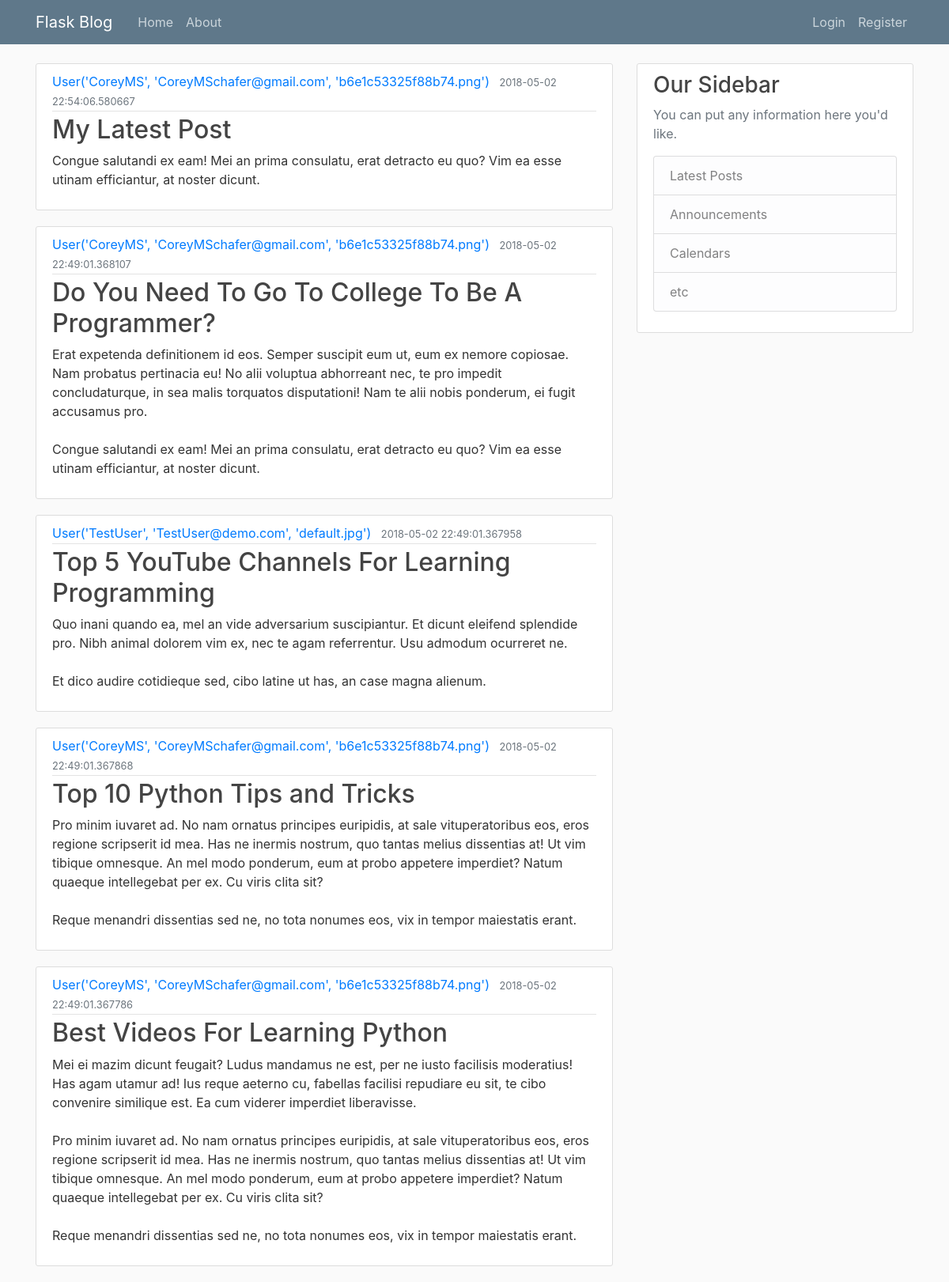
Page /home on the earlier database version.
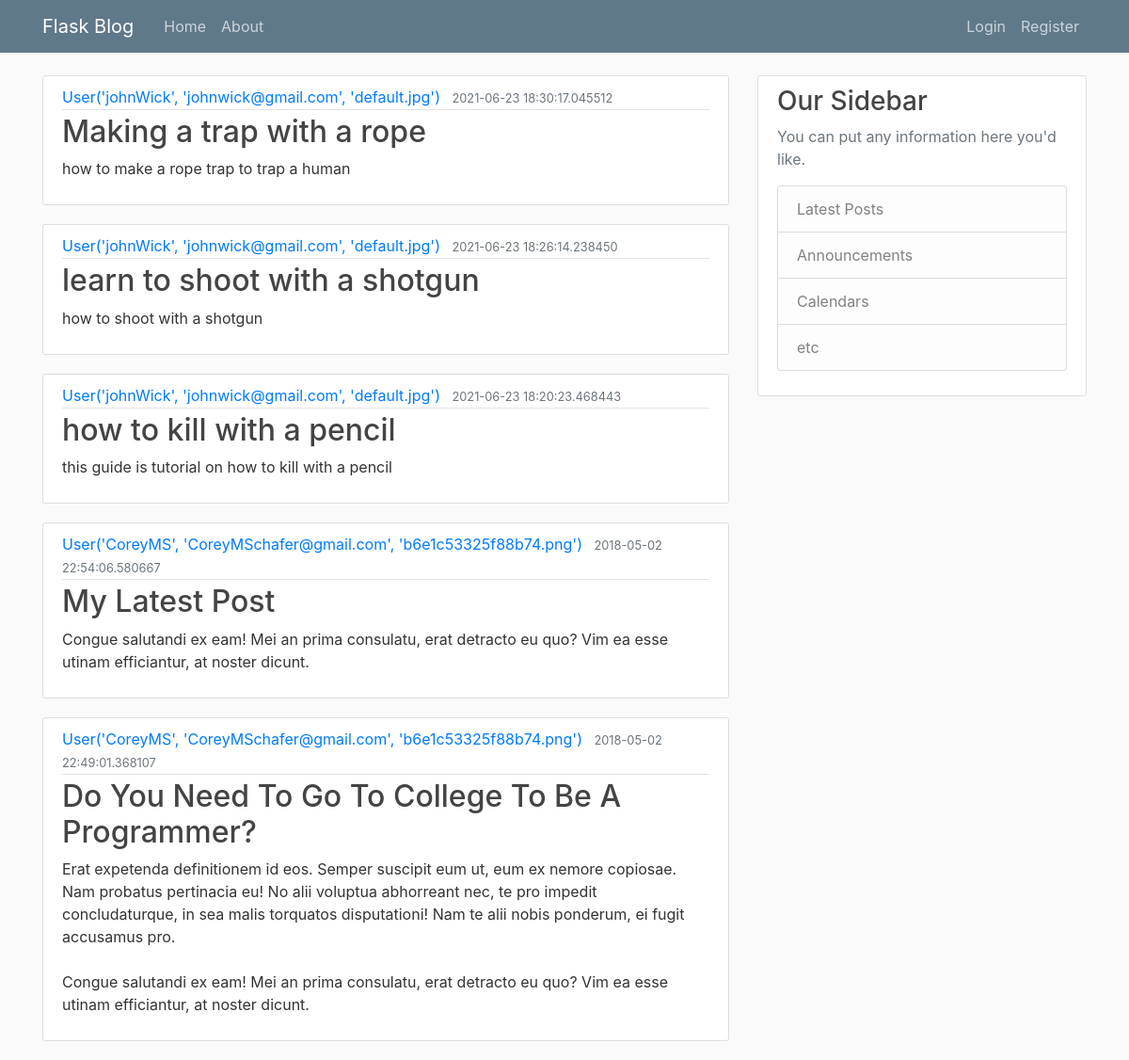
Same page on the later database version.
### flaskblog/models.py (models this page shows, shortened)
class Post(db.Model):
    id = db.Column(db.Integer, primary_key=True)
    title = db.Column(db.String(100), nullable=False)
    date_posted = db.Column(db.DateTime, nullable=False, default=datetime.now)
    content = db.Column(db.Text, nullable=False)
    user_id = db.Column(db.Integer, db.ForeignKey('user.id'), nullable=False)

class User(db.Model, UserMixin):
    id = db.Column(db.Integer, primary_key=True)
    username = db.Column(db.String(20), unique=True, nullable=False)
    email = db.Column(db.String(120), unique=True, nullable=False)
    image_file = db.Column(db.String(20), default='default.jpg')
    password = db.Column(db.String(60), nullable=False)
    posts = db.relationship('Post', backref='author', lazy=True)
    def __repr__(self):
        return f"User('{self.username}', '{self.email}', '{self.image_file}')"

### flaskblog/routes.py (the view)
@app.route("/")
@app.route("/home")
def home():
    page = request.args.get('page', 1, type=int)
    posts = Post.query.order_by(Post.date_posted.desc()).paginate(page=page, per_page=5)
    return render_template('home.html', posts=posts)

### flaskblog/templates/home.html
{% extends "layout.html" %}
{% block content %}
    {% for post in posts %}
        <article class="media content-section">
          <div class="media-body">
            <div class="article-metadata">
              <a class="mr-2" href="#">{{ post.author }}</a>
              <small class="text-muted">{{ post.date_posted }}</small>
            </div>
            <h2><a class="article-title" href="#">{{ post.title }}</a></h2>
            <p class="article-content">{{ post.content }}</p>
          </div>
        </article>
    {% endfor %}
{% endblock content %}

Differences in the rows shown:
no longer on this page (row unchanged): Post: author "User('TestUser', 'TestUser@demo.com', 'default.jpg')", date_posted "2018-05-02 22:49:01.367958", title "Top 5 YouTube Channels For Learning Programming", content "Quo inani quando ea, mel an vide adversarium suscipiantur. Et dicunt eleifend splendide pro. Nibh animal dolorem vim ex, nec te agam referrentur. Usu admodum ocurreret ne. Et dico audire cotidieque sed, cibo latine ut has, an case magna alienum."
no longer on this page (row unchanged): Post: author "User('CoreyMS', 'CoreyMSchafer@gmail.com', 'b6e1c53325f88b74.png')", date_posted "2018-05-02 22:49:01.367868", title "Top 10 Python Tips and Tricks", content "Pro minim iuvaret ad. No nam ornatus principes euripidis, at sale vituperatoribus eos, eros regione scripserit id mea. Has ne inermis nostrum, quo tantas melius dissentias at! Ut vim tibique omnesque. An mel modo ponderum, eum at probo appetere imperdiet? Natum quaeque intellegebat per ex. Cu viris clita sit? Reque menandri dissentias sed ne, no tota nonumes eos, vix in tempor maiestatis erant."
no longer on this page (row unchanged): Post: author "User('CoreyMS', 'CoreyMSchafer@gmail.com', 'b6e1c53325f88b74.png')", date_posted "2018-05-02 22:49:01.367786", title "Best Videos For Learning Python", content "Mei ei mazim dicunt feugait? Ludus mandamus ne est, per ne iusto facilisis moderatius! Has agam utamur ad! Ius reque aeterno cu, fabellas facilisi repudiare eu sit, te cibo convenire similique est. Ea cum viderer imperdiet liberavisse. Pro minim iuvaret ad. No nam ornatus principes euripidis, at sale vituperatoribus eos, eros regione scripserit id mea. Has ne inermis nostrum, quo tantas melius dissentias at! Ut vim tibique omnesque. An mel modo ponderum, eum at probo appetere imperdiet? Natum quaeque intellegebat per ex. Cu viris clita sit? Reque menandri dissentias sed ne, no tota nonumes eos, vix in tempor maiestatis erant."
added Post: author "User('johnWick', 'johnwick@gmail.com', 'default.jpg')", date_posted "2021-06-23 18:30:17.045512", title "Making a trap with a rope", content "how to make a rope trap to trap a human"
added Post: author "User('johnWick', 'johnwick@gmail.com', 'default.jpg')", date_posted "2021-06-23 18:26:14.238450", title "learn to shoot with a shotgun", content "how to shoot with a shotgun"
added Post: author "User('johnWick', 'johnwick@gmail.com', 'default.jpg')", date_posted "2021-06-23 18:20:23.468443", title "how to kill with a pencil", content "this guide is tutorial on how to kill with a pencil"
